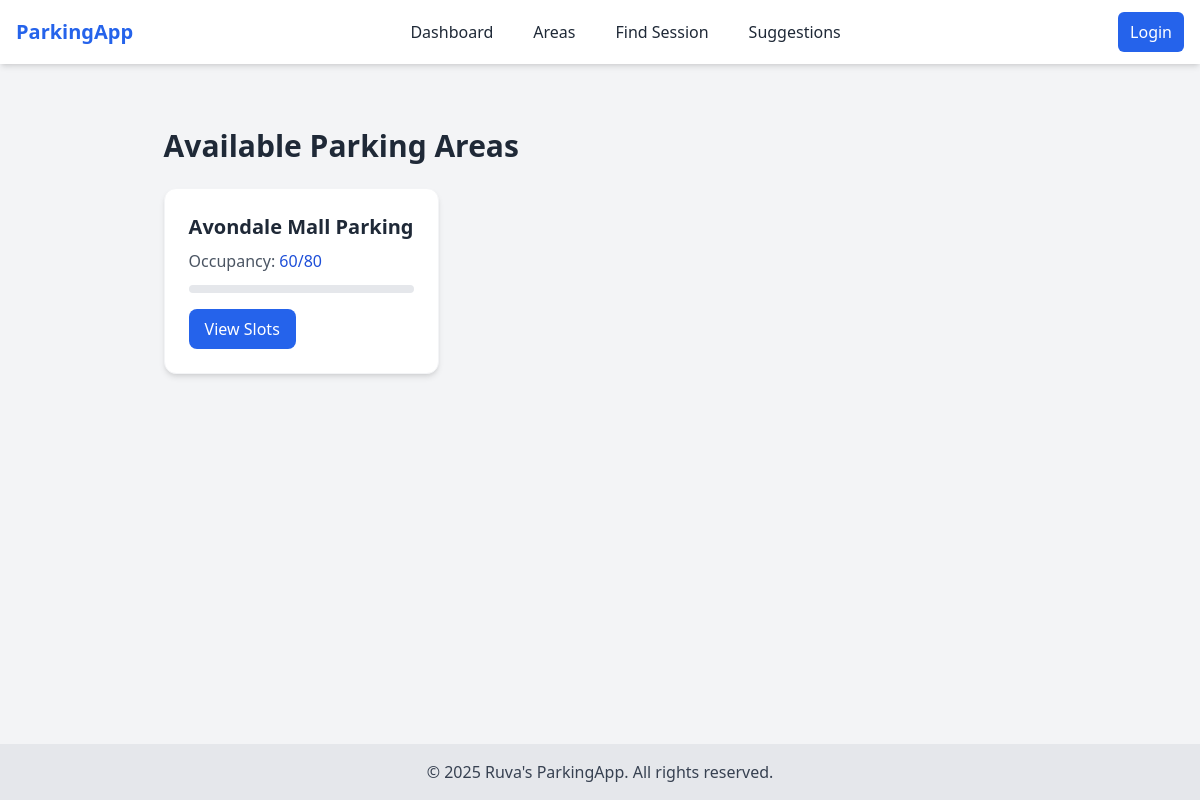
/areas/ (signed in), run on an earlier commit of the app's database.
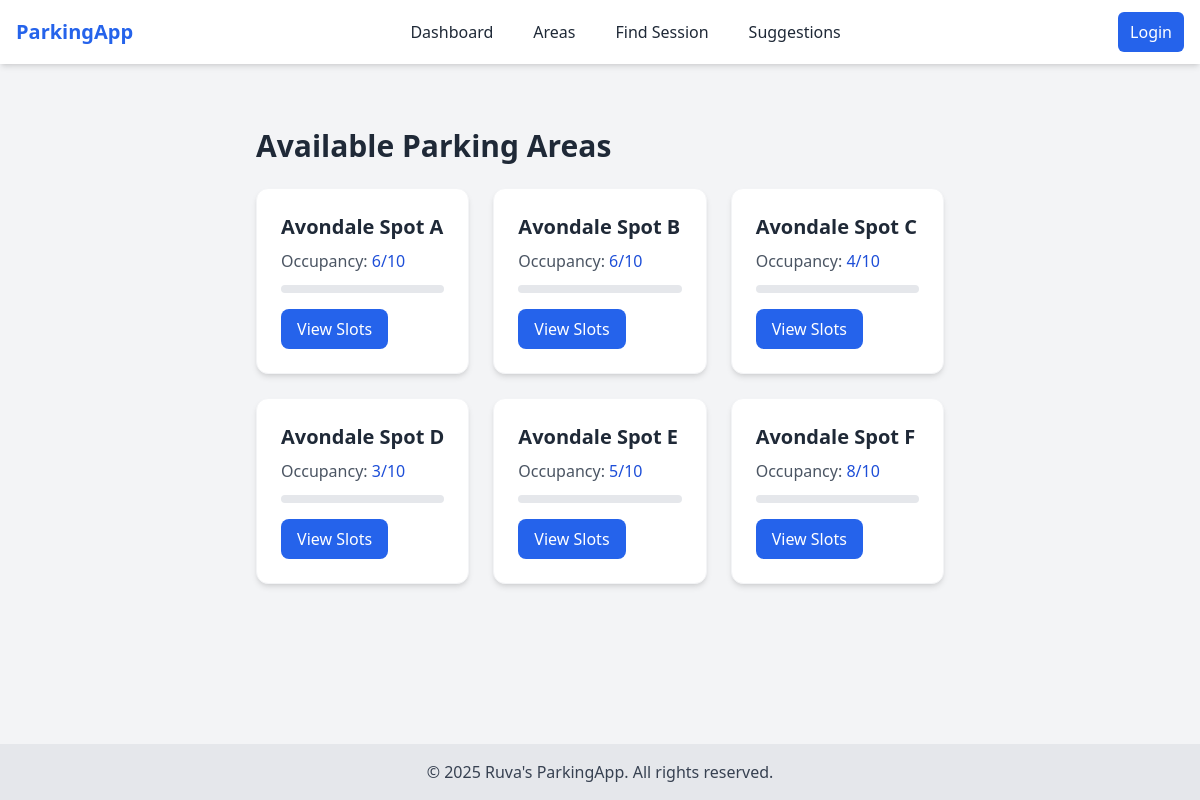
And on a later commit of the database.
### parking/models.py (models this page shows, shortened)
class ParkingArea(models.Model):
    name = models.CharField(max_length=100, unique=True, verbose_name="Area Name")
    total_capacity = models.IntegerField(default=0)
    area_type = models.CharField(
        max_length=50,
        choices=[('street','Street'), ('garage','Garage'), ('lot','Lot')]
    )
    boundary = models.JSONField(blank=True, null=True, help_text="List of coordinates defining area boundary")
    occupied_count = models.IntegerField(default=0)
    class Meta:
        verbose_name = "Parking Area"
        verbose_name_plural = "Parking Areas"
    @property
    def occupied_slots_count(self):
        latest_status = SlotStatus.objects.filter(slot=OuterRef('pk')).order_by('-timestamp')
        return self.slots.annotate(
            latest_occupied=Subquery(latest_status.values('is_occupied')[:1])
        ).filter(latest_occupied=True).count()

### parking/views.py (the view)
# urls.py: path('areas/', views.parking_area_list, name='parking_area_list'),
@login_required_phone
def parking_area_list(request):
    areas = ParkingArea.objects.all()
    return render(request, 'parking/parking_area_list.html', {'areas': areas})

### parking/context_processors.py (called while the page is built)
def current_user(request):
    user_obj = None
    user_id = request.session.get('user_id')
    if user_id:
        try:
            user_obj = UserProfile.objects.get(pk=user_id)
        except UserProfile.DoesNotExist:
            request.session.flush()
    return {'user_obj': user_obj}

### templates/parking/parking_area_list.html (shortened to what this page needs)
{% extends "base.html" %}
{% block content %}
<div class="mt-10">
    <h1 class="text-3xl font-bold text-gray-800 mb-6">Available Parking Areas</h1>
    {% if areas %}
        <div class="grid sm:grid-cols-2 lg:grid-cols-3 gap-6">
            {% for area in areas %}
                <div class="bg-white rounded-xl shadow-md p-6 hover:shadow-lg transition border border-gray-100">
                    <h2 class="text-xl font-semibold text-gray-800 mb-2">{{ area.name }}</h2>
                    <p class="text-gray-600 mb-3">
                        Occupancy:
                        <span class="font-medium text-blue-700">
                            {{ area.occupied_slots_count }}/{{ area.total_capacity }}
                        </span>
                    </p>
                    <div class="relative w-full h-2 bg-gray-200 rounded-full overflow-hidden mb-4">
                    </div>
                    <a href="{% url 'parking_area_detail' area.id %}"
                       class="inline-block bg-blue-600 text-white px-4 py-2 rounded-lg hover:bg-blue-700 transition">
                       View Slots
                    </a>
                </div>
            {% endfor %}
        </div>
    {% else %}
        <div class="text-gray-600 text-center py-10 text-lg">
            🚫 No parking areas available.
        </div>
    {% endif %}
</div>
{% endblock %}

### templates/base.html (shortened to what this page needs)
<!DOCTYPE html>
<html lang="en">
<head>
    <script src="https://cdn.tailwindcss.com"></script>
</head>
<body class="bg-gray-100 text-gray-800 flex flex-col min-h-screen">
<nav class="bg-white shadow-md">
    <div class="max-w-7xl mx-auto px-4">
        <div class="flex justify-between h-16 items-center">
            <div class="flex-shrink-0">
                <a href="{% url 'index' %}" class="text-xl font-bold text-blue-600">ParkingApp</a>
            </div>
            <div class="hidden md:flex space-x-4 items-center">
                <a href="{% url 'index' %}" class="px-3 py-2 rounded-md hover:bg-gray-200">Dashboard</a>
                <a href="{% url 'parking_area_list' %}" class="px-3 py-2 rounded-md hover:bg-gray-200">Areas</a>
                <a href="{% url 'find_by_phone' %}" class="px-3 py-2 rounded-md hover:bg-gray-200">Find Session</a>
                <a href="{% url 'suggestion_box' %}" class="px-3 py-2 rounded-md hover:bg-gray-200">Suggestions</a>
            </div>
            <div class="flex items-center space-x-4">
                {% if user_obj %}
                    <span class="text-gray-600">Hi, {{ user_obj.phone_number }}</span>
                    <a href="{% url 'logout' %}" class="px-3 py-2 bg-red-600 text-white rounded-md hover:bg-red-700">Logout</a>
                {% else %}
                    <a href="{% url 'login_with_phone' %}" class="px-3 py-2 bg-blue-600 text-white rounded-md hover:bg-blue-700">Login</a>
                {% endif %}
            </div>
        </div>
    </div>
</nav>
<main class="flex-1 max-w-7xl mx-auto px-4 py-6">
    {% block content %}{% endblock %}
</main>
<footer class="bg-gray-200 text-gray-700 py-4 text-center mt-auto">
    &copy; {% now "Y" %} Ruva's ParkingApp. All rights reserved.
</footer>
</body>
</html>

What changed in the data, as far as the page shows it:
removed ParkingArea: name "Avondale Mall Parking", occupied_slots_count "60", total_capacity "80"
added ParkingArea: name "Avondale Spot A", occupied_slots_count "6", total_capacity "10"
added ParkingArea: name "Avondale Spot B", occupied_slots_count "6", total_capacity "10"
added ParkingArea: name "Avondale Spot C", occupied_slots_count "4", total_capacity "10"
added ParkingArea: name "Avondale Spot D", occupied_slots_count "3", total_capacity "10"
added ParkingArea: name "Avondale Spot E", occupied_slots_count "5", total_capacity "10"
added ParkingArea: name "Avondale Spot F", occupied_slots_count "8", total_capacity "10"
